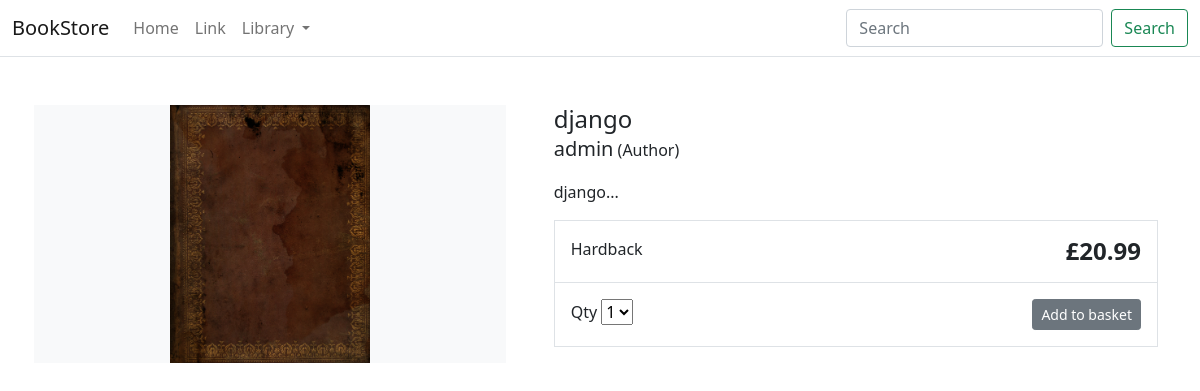
Screenshot of /item/django/ with the database file from the repository.
### store/models.py (models this page shows, shortened)
class Product(models.Model):
    category = models.ForeignKey(Category, related_name='product', on_delete=models.CASCADE)
    created_by = models.ForeignKey(User, on_delete=models.CASCADE, related_name='product_creator')
    title = models.CharField(max_length=255)
    author = models.CharField(max_length=255, default='admin')
    description = models.TextField(blank=True)
    image = models.ImageField(upload_to='images/')
    slug = models.SlugField(max_length=255)
    price = models.DecimalField(max_digits=4,decimal_places=2)
    in_stock = models.BooleanField(default=True)
    is_active = models.BooleanField(default=True)
    created = models.DateTimeField(auto_now_add=True)
    updated = models.DateTimeField(auto_now=True)
    class Meta:
        verbose_name_plural = 'Products'
        ordering = ('-created',)

### store/views.py (the view)
# urls.py: path('item/<slug:slug>/', views.product_detail, name='product_detail'),
def product_detail(request, slug):
        product = get_object_or_404(Product, slug=slug, in_stock=True)
        return render(request, 'store/products/detail.html', {'product': product})

### store/models.py (called while the page is built)
    def get_absolute_url(self):
        return reverse('store:product_detail', args=[self.slug])

### store/views.py (called while the page is built)
def categories(request):
        return {
                'categories': Category.objects.all()
        }

### templates/store/products/detail.html (shortened to what this page needs)
{% extends "../base.html"%}
{% block content %}
<div class="container">
    <main class="pt-5">
        <div class="row g-3">
            <div class="col-md-5 col-lg-5 order-md-first bg-light">
                <img class="img-fluid mx-auto d-block" width="200px" alt="Responsive image" src="{{ product.image.url }}">
            </div>
            <div class="col-md-7 col-lg-7 ps-md-3 ps-lg-5">
                <h1 class="mb-0 h4">{{ product.title }}</h1>
                <p><span class="lead">{{ product.author }}</span> (Author)</p>
                <p>{{ product.description|slice:":355" }}...</p>
                <div class="border">
                    <div class="col border-bottom">
                        <div class="row p-3">
                            <div class="col-6">Hardback</div>
                            <div class="col-6 text-end"><span class="h4 fw-bold">£{{ product.price }}</span></div>
                        </div>
                    </div>
                    <div class="col">
                        <div class="row p-3">
                            <div class="col-6">
                                <label for="select">Qty</label>
                                <select id="select">
                                    <option value="">1</option>
                                </select>
                            </div>
                            <div class="col-6 text-end"><button type="button" class="btn btn-secondary btn-sm">Add to
                                    basket</button></div>
                        </div>
                    </div>
                </div>
            </div>
        </div>
    </main>
</div>
{% endblock %}

### rows the page displays
Product: image (picture), title "django", author "admin", description "django", price "20.99"
